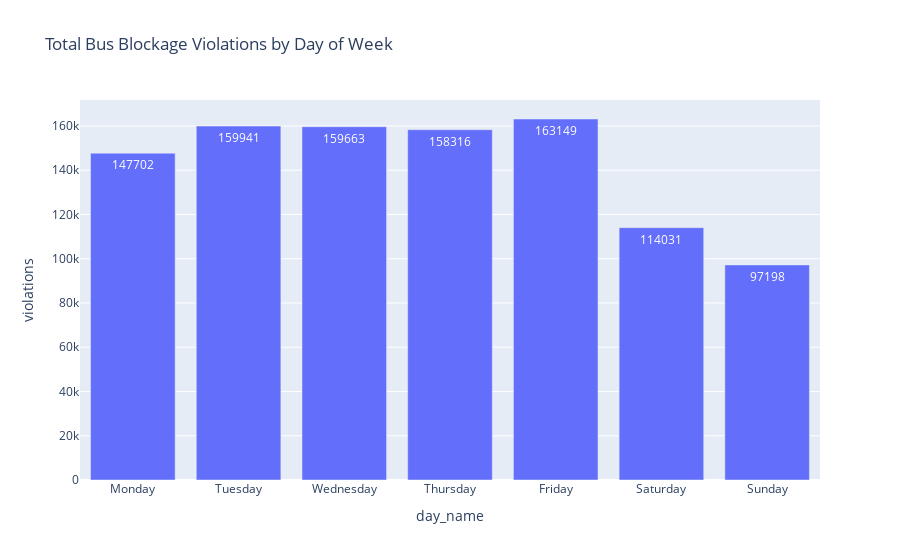

Source (notebook cell):
### Code cell
fig = px.bar(
    weekday_counts,
    x="day_name",
    y="violations",
    title="Total Bus Blockage Violations by Day of Week",
    text="violations"
)

fig.update_traces(textposition="inside")  # show counts on top
fig.update_layout(height=500)  # increase figure height

fig.show()

### Figure 1 — Plotly figure (JSON) as saved in the notebook; plotly's stock layout.template omitted (floating-point values rounded to 4 significant figures)
{"data": [{"alignmentgroup": "True", "hovertemplate": "day_name=%{x}<br>violations=%{text}<extra></extra>", "legendgroup": "", "marker": {"color": "#636efa", "pattern": {"shape": ""}}, "name": "", "offsetgroup": "", "orientation": "v", "showlegend": false, "text": [147702, 159941, 159663, 158316, 163149, 114031, 97198], "textposition": "inside", "type": "bar", "x": ["Monday", "Tuesday", "Wednesday", "Thursday", "Friday", "Saturday", "Sunday"], "xaxis": "x", "y": [147702, 159941, 159663, 158316, 163149, 114031, 97198], "yaxis": "y"}], "layout": {"autosize": true, "barmode": "relative", "legend": {"tracegroupgap": 0}, "title": {"text": "Total Bus Blockage Violations by Day of Week"}, "xaxis": {"anchor": "y", "autorange": true, "domain": [0, 1], "range": [-0.5, 6.5], "title": {"text": "day_name"}, "type": "category"}, "yaxis": {"anchor": "x", "autorange": true, "domain": [0, 1], "range": [0, 171700.0], "title": {"text": "violations"}, "type": "linear"}}}
